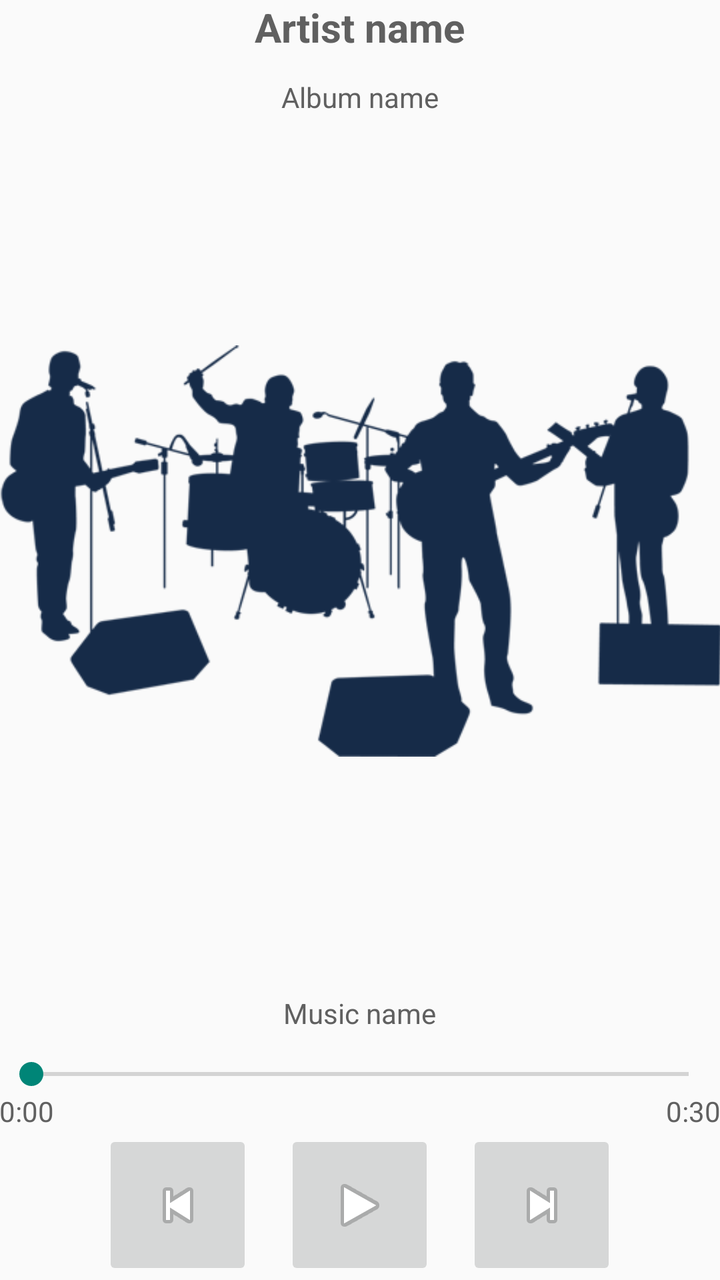
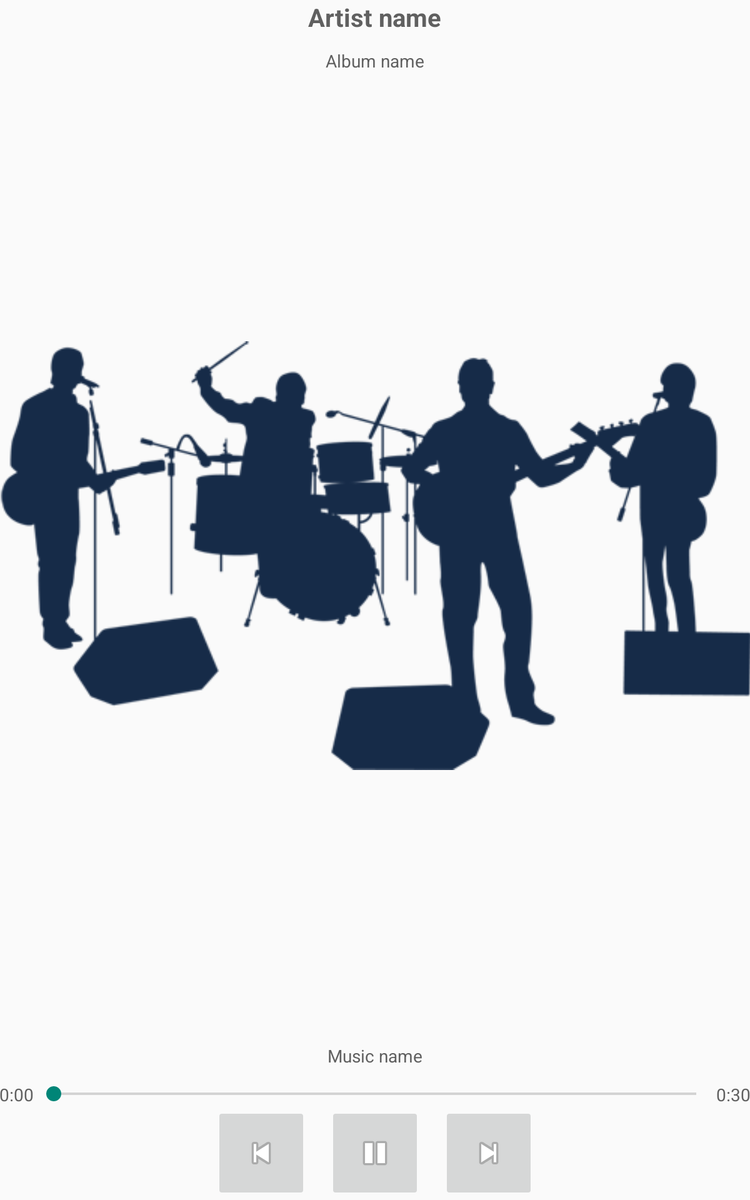

The same Android screen from two of the app's own layout files: first res/layout/ as a phone draws it, then the repository's variant for another configuration, drawn on a device whose configuration selects that folder. Both files follow.
<!-- AndroidManifest.xml: application theme AppTheme -->
<!-- res/layout/fragment_track_player.xml -->
<LinearLayout xmlns:android="http://schemas.android.com/apk/res/android"
    xmlns:tools="http://schemas.android.com/tools"
    android:layout_width="match_parent"
    android:layout_height="match_parent"
    android:orientation="vertical"
    android:paddingBottom="@dimen/activity_vertical_margin"
    android:paddingLeft="@dimen/activity_horizontal_margin"
    android:paddingRight="@dimen/activity_horizontal_margin"
    android:paddingTop="@dimen/activity_vertical_margin"
    tools:context="com.gmail.ivamsantos.spotifystreamer.TrackPlayerFragment">

    <TextView
        android:id="@+id/trackPlayerArtistName"
        android:layout_width="wrap_content"
        android:layout_height="wrap_content"
        android:layout_gravity="center_horizontal"
        android:layout_weight="0"
        android:paddingBottom="12dp"
        android:text="Artist name"
        android:textSize="20dp"
        android:textStyle="bold" />

    <TextView
        android:id="@+id/trackPlayerAlbumName"
        android:layout_width="wrap_content"
        android:layout_height="wrap_content"
        android:layout_gravity="center_horizontal"
        android:layout_weight="0"
        android:paddingBottom="12dp"
        android:text="Album name" />

    <ImageView
        android:id="@+id/trackPlayerAlbumImage"
        android:layout_width="fill_parent"
        android:layout_height="fill_parent"
        android:layout_gravity="center_horizontal"
        android:layout_weight="1"
        android:paddingBottom="16dp"
        android:scaleType="fitCenter"
        android:src="@drawable/art_cover_placeholder" />

    <TextView
        android:id="@+id/trackPlayerTrackName"
        android:layout_width="wrap_content"
        android:layout_height="wrap_content"
        android:layout_gravity="center_horizontal"
        android:layout_weight="0"
        android:paddingBottom="12dp"
        android:text="Music name" />

    <SeekBar
        android:layout_width="fill_parent"
        android:layout_height="wrap_content" />

    <LinearLayout
        android:layout_width="fill_parent"
        android:layout_height="wrap_content"
        android:orientation="horizontal">

        <TextView
            android:layout_width="wrap_content"
            android:layout_height="wrap_content"
            android:layout_weight="1"
            android:gravity="left"
            android:text="0:00" />

        <TextView
            android:id="@+id/trackPlayerDuration"
            android:layout_width="wrap_content"
            android:layout_height="wrap_content"
            android:layout_weight="1"
            android:gravity="right"
            android:text="0:30" />
    </LinearLayout>

    <LinearLayout
        android:layout_width="fill_parent"
        android:layout_height="wrap_content"
        android:layout_weight="0"
        android:gravity="center"
        android:orientation="horizontal"
        android:textAlignment="center">

        <ImageButton
            android:id="@+id/trackPlayerPreviousButton"
            android:layout_width="75dp"
            android:layout_height="75dp"
            android:layout_gravity="left"
            android:layout_weight="0"
            android:clickable="true"
            android:src="@android:drawable/ic_media_previous" />

        <ImageButton
            android:id="@+id/trackPlayerPlayButton"
            android:layout_width="75dp"
            android:layout_height="75dp"
            android:layout_gravity="center_horizontal"
            android:layout_marginLeft="16dp"
            android:layout_marginRight="16dp"
            android:layout_weight="0"
            android:clickable="true"
            android:cropToPadding="false"
            android:src="@android:drawable/ic_media_play" />

        <ImageButton
            android:id="@+id/trackPlayerNextButton"
            android:layout_width="75dp"
            android:layout_height="75dp"
            android:layout_gravity="right"
            android:layout_weight="0"
            android:clickable="true"
            android:src="@android:drawable/ic_media_next" />
    </LinearLayout>

</LinearLayout>
<!-- resources referenced by this layout -->
<resources>
  <!-- drawable art_cover_placeholder: png bitmap (drawable, 24196 bytes) -->
  <style name="AppTheme" parent="Theme.AppCompat.Light.DarkActionBar">
          <item name="android:textColor">#606060</item>
      </style>
</resources>
<!-- res/layout-sw600dp/fragment_track_player.xml (the repository's variant of the layout above) -->
<!-- drawn on a 7-inch tablet held upright -->
<LinearLayout xmlns:android="http://schemas.android.com/apk/res/android"
    xmlns:tools="http://schemas.android.com/tools"
    android:layout_width="match_parent"
    android:layout_height="match_parent"
    android:orientation="vertical"
    android:paddingBottom="@dimen/activity_vertical_margin"
    android:paddingLeft="@dimen/activity_horizontal_margin"
    android:paddingRight="@dimen/activity_horizontal_margin"
    android:paddingTop="@dimen/activity_vertical_margin"
    style="@style/TrackPlayer"
    tools:context="com.gmail.ivamsantos.spotifystreamer.TrackPlayerDialogFragment">

    <TextView
        android:id="@+id/trackPlayerArtistName"
        android:layout_width="wrap_content"
        android:layout_height="wrap_content"
        android:layout_gravity="center_horizontal"
        android:layout_weight="0"
        android:paddingBottom="12dp"
        android:text="Artist name"
        android:textSize="20dp"
        android:textStyle="bold" />

    <TextView
        android:id="@+id/trackPlayerAlbumName"
        android:layout_width="wrap_content"
        android:layout_height="wrap_content"
        android:layout_gravity="center_horizontal"
        android:layout_weight="0"
        android:paddingBottom="12dp"
        android:text="Album name" />

    <ImageView
        android:id="@+id/trackPlayerAlbumImage"
        android:layout_width="fill_parent"
        android:layout_height="fill_parent"
        android:layout_gravity="center_horizontal"
        android:layout_weight="1"
        android:paddingBottom="16dp"
        android:scaleType="fitCenter"
        android:src="@drawable/art_cover_placeholder" />

    <TextView
        android:id="@+id/trackPlayerTrackName"
        android:layout_width="wrap_content"
        android:layout_height="wrap_content"
        android:layout_gravity="center_horizontal"
        android:layout_weight="0"
        android:paddingBottom="12dp"
        android:text="Music name" />

    <LinearLayout
        android:layout_width="fill_parent"
        android:layout_height="wrap_content"
        android:layout_weight="0"
        android:orientation="horizontal">

        <TextView
            android:layout_width="wrap_content"
            android:layout_height="wrap_content"
            android:layout_weight="0"
            android:gravity="left"
            android:text="0:00" />

        <SeekBar
            android:layout_width="wrap_content"
            android:layout_height="wrap_content"
            android:layout_weight="1"
            android:id="@+id/track_player_seek_bar" />


        <TextView
            android:id="@+id/trackPlayerDuration"
            android:layout_width="wrap_content"
            android:layout_height="wrap_content"
            android:layout_weight="0"
            android:gravity="right"
            android:text="0:30" />
    </LinearLayout>

    <LinearLayout
        android:layout_width="fill_parent"
        android:layout_height="wrap_content"
        android:layout_weight="0"
        android:gravity="center"
        android:orientation="horizontal"
        android:textAlignment="center">

        <ImageButton
            android:id="@+id/player_previous_button"
            android:layout_width="75dp"
            android:layout_height="75dp"
            android:layout_gravity="left"
            android:layout_weight="0"
            android:clickable="true"
            android:src="@android:drawable/ic_media_previous" />

        <ImageButton
            android:id="@+id/player_play_pause_button"
            android:layout_width="75dp"
            android:layout_height="75dp"
            android:layout_gravity="center_horizontal"
            android:layout_marginLeft="16dp"
            android:layout_marginRight="16dp"
            android:layout_weight="0"
            android:clickable="true"
            android:cropToPadding="false"
            android:src="@android:drawable/ic_media_pause" />

        <ImageButton
            android:id="@+id/player_next_button"
            android:layout_width="75dp"
            android:layout_height="75dp"
            android:layout_gravity="right"
            android:layout_weight="0"
            android:clickable="true"
            android:src="@android:drawable/ic_media_next" />
    </LinearLayout>

</LinearLayout>
<!-- resources referenced by the variant -->
<!-- as a 7-inch tablet held upright resolves them -->
<resources>
  <!-- drawable art_cover_placeholder: png bitmap (drawable, 24196 bytes) -->
  <!-- from res/values-sw600dp/ -->
  <style name="TrackPlayer">
          <item name="android:minWidth">500dp</item>
      </style>
  <style name="AppTheme" parent="Theme.AppCompat.Light.DarkActionBar">
          <item name="android:textColor">#606060</item>
      </style>
</resources>
